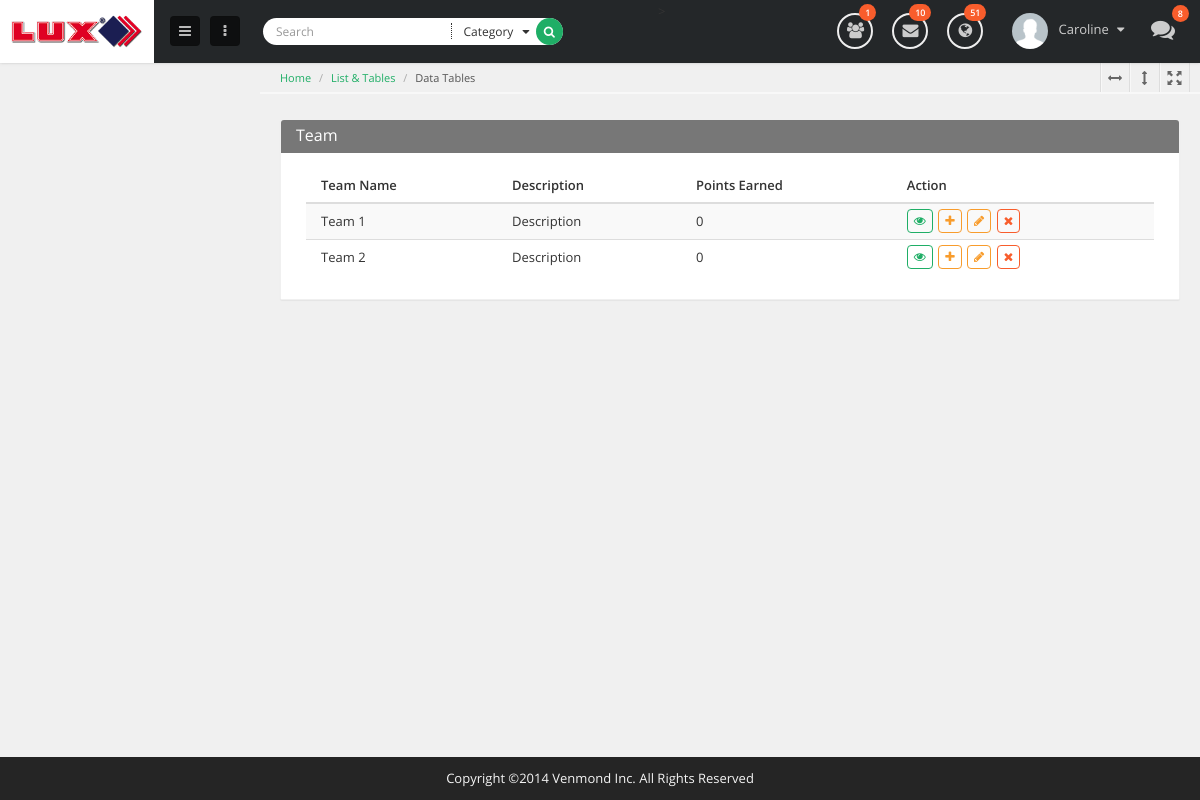
The page /team_listing.php on the database its author committed.
### tables this page shows
CREATE TABLE IF NOT EXISTS `team` (
  `team_id` int(11) NOT NULL AUTO_INCREMENT,
  `team_name` varchar(50) NOT NULL,
  `team_description` longtext NOT NULL,
  `team_total_points` double NOT NULL DEFAULT '0',
  `created_on` datetime NOT NULL DEFAULT CURRENT_TIMESTAMP,
  `updated_on` datetime NOT NULL DEFAULT CURRENT_TIMESTAMP ON UPDATE CURRENT_TIMESTAMP,
  PRIMARY KEY (`team_id`)
);

### classes/db.php (called while the page is built, shortened)
<?php
class DB {
	public $db;
	public $username;
	public $password;
	public $host;
  function  __construct() {
   $this->host 		= 	constants::DB_HOST;
   $this->username 	= 	constants::DB_USER_NAME;
   $this->password 	= 	constants::DB_PASSWORD;
   $this->db		=	constants::DB_NAME;
  }
  function connect(){
      $con = mysqli_connect( $this->host, $this->username, $this->password, $this->db);
      return $con;
  }
	function executeQuery($query){
        $con = $this->connect();
        $result = mysqli_query($con,$query) or mysqli_error($con);
        return $result;
        }
}
?>

### team_listing.php (the view, shortened to what this page needs)
<?php
require_once "classes/db.php";
$db = new DB();
$sql = "SELECT  * FROM `event_management`.`team`";
$result = $db->executeQuery($sql);
?>
<!DOCTYPE html>
<html>
<head>
  <?php
    include('view/header.php');
  ?>
</head>
<body id="tables" class="full-layout  nav-right-hide nav-right-start-hide  nav-top-fixed      responsive    clearfix" data-active="tables "  data-smooth-scrolling="1">
<div class="vd_body">
<?php
  include('view/nav_header.php');
?>
<div class="content">
  <div class="container">
    <div class="vd_content-wrapper">
      <div class="vd_container">
        <div class="vd_content clearfix">
          <div class="vd_head-section clearfix">
            <div class="vd_panel-header">
              <ul class="breadcrumb">
                <li><a href="index-2.html">Home</a> </li>
                <li><a href="listtables-tables-variation.html">List &amp; Tables</a> </li>
                <li class="active">Data Tables</li>
              </ul>
              <div class="vd_panel-menu hidden-sm hidden-xs" data-intro="<strong>Expand Control</strong><br/>To expand content page horizontally, vertically, or Both. If you just need one button just simply remove the other button code." data-step=5  data-position="left">
    <div data-action="remove-navbar" data-original-title="Remove Navigation Bar Toggle" data-toggle="tooltip" data-placement="bottom" class="remove-navbar-button menu"> <i class="fa fa-arrows-h"></i> </div>
      <div data-action="remove-header" data-original-title="Remove Top Menu Toggle" data-toggle="tooltip" data-placement="bottom" class="remove-header-button menu"> <i class="fa fa-arrows-v"></i> </div>
      <div data-action="fullscreen" data-original-title="Remove Navigation Bar and Top Menu Toggle" data-toggle="tooltip" data-placement="bottom" class="fullscreen-button menu"> <i class="glyphicon glyphicon-fullscreen"></i> </div>
</div>
            </div>
          </div>
          <div class="vd_content-section clearfix">
            <div class="row">
              <div class="col-md-12">
                <div class="panel widget">
                  <div class="panel-heading vd_bg-grey">
                    <h3 class="panel-title">Team</h3>
                  </div>
                  <div class="panel-body table-responsive">
                    <table class="table table-striped" id="data-tables">
                      <thead>
                        <tr>
                          <th>Team Name</th>
                          <th>Description</th>
                          <th>Points Earned</th>
                          <th class='no-sort'>Action</th>
                        </tr>
                      </thead>
                      <tbody>
                      <?php
                        while ($row = mysqli_fetch_array($result)) {
                          echo '<tr class="odd gradeX">';
                          echo '<td>'.$row['team_name'].'</td>';
                          echo '<td>'.$row['team_description'].'</td>';
                          echo '<td>'.$row['team_total_points'].'</td>';
                          $id=$row["team_id"];
                          echo '<td class="menu-action">
                                <a data-original-title="view" data-toggle="tooltip" data-placement="top" class="btn menu-icon vd_bd-green vd_green"> <i class="fa fa-eye"></i> </a>
                                <a data-original-title="Add Members" data-toggle="tooltip" data-placement="top" class="btn menu-icon vd_bd-yellow vd_yellow"> <i class="fa fa-plus"></i> </a>
                                <a href=team_edit.php?id='.$id.'  data-original-title="edit" data-toggle="tooltip" data-placement="top" class="btn menu-icon vd_bd-yellow vd_yellow"> <i class="fa fa-pencil"></i> </a>
                                <a  onclick="team_delete_conformation('.$id.');"  data-original-title="delete" data-toggle="tooltip" data-placement="top" class="btn menu-icon vd_bd-red vd_red"> <i class="fa fa-times"></i> </a></td>';
                          echo '</tr>';
                            } ?>
                      </tbody>
                    </table>
                  </div>
                </div>
              </div>
            </div>
          </div>
        </div>
      </div>
    </div>
  </div>
</div>
<?php
include('view/footermain.php');
?>
</div>
</body>
</html>

### rows shown on the page
team: team_name "Team 1", team_description "Description", team_total_points "0"
team: team_name "Team 2", team_description "Description", team_total_points "0"
